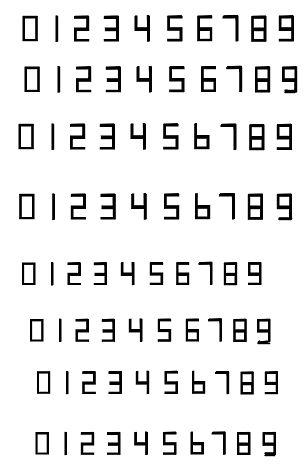
//> input picture training/score board2.png, 308 x 474 px
$ ./Source   (built with g++ and OpenCV 4)
//> lines starting //> are read from the running program, lines starting //| are printed output that depends on the picture; after the words box and inside, x2 and y2 are one past the last pixel; in counts of white or black regions, pixels touching at a corner belong together
// GenData.cpp

#include<opencv2/core/core.hpp>
#include<opencv2/highgui/highgui.hpp>
#include<opencv2/imgproc/imgproc.hpp>
#include<opencv2/ml/ml.hpp>

#include<iostream>
#include<vector>

// global variables ///////////////////////////////////////////////////////////////////////////////
const int MIN_CONTOUR_AREA = 100;

const int RESIZED_IMAGE_WIDTH = 20;
const int RESIZED_IMAGE_HEIGHT = 30;


struct boundingRects_sorter
{
	bool operator ()(const std::vector<cv::Point>& a, const std::vector<cv::Point> & b)
	{
		cv::Rect ra(cv::boundingRect(a));
		cv::Rect rb(cv::boundingRect(b));
		// scale factor for y should be larger than img.width
		return ((ra.x + 10000 * (ra.y / 55 * 55)) < (rb.x + 10000 * (rb.y / 55 * 55)));
	}
};

struct boundingRects_sorter_tb
{
	bool operator ()(const std::vector<cv::Point>& a, const std::vector<cv::Point> & b)
	{
		return (a[0].y  < b[0].y);
	}
};
///////////////////////////////////////////////////////////////////////////////////////////////////
int main() {

	cv::Mat imgTrainingNumbers;         // input image
	cv::Mat imgGrayscale;               //
	cv::Mat imgBlurred;                 // declare various images
	cv::Mat imgThresh;                  //
	cv::Mat imgThreshCopy;              //

	std::vector<std::vector<cv::Point> > contours;        // declare contours vector
	std::vector<std::vector<cv::Point> > boundingRects;

	cv::Mat matClassificationInts;      // these are our training classifications, note we will have to perform some conversions before writing to file later

										// these are our training images, due to the data types that the KNN object KNearest requires, we have to declare a single Mat,
										// then append to it as though it's a vector, also we will have to perform some conversions before writing to file later
	cv::Mat matTrainingImagesAsFlattenedFloats;

	// possible chars we are interested in are digits 0 through 9 and capital letters A through Z, put these in vector intValidChars
	std::vector<int> intValidChars = { '0', '1', '2', '3', '4', '5', '6', '7', '8', '9' };
		/*'A', 'B', 'C', 'D', 'E', 'F', 'G', 'H', 'I', 'J',
		'K', 'L', 'M', 'N', 'O', 'P', 'Q', 'R', 'S', 'T',
		'U', 'V', 'W', 'X', 'Y', 'Z' };*/

	imgTrainingNumbers = cv::imread("score board2.png");          // read in training numbers image
//> imgTrainingNumbers is the input picture: 474 rows x 308 cols, CV_8UC3; min 0, max 255, mean 233.1

	if (imgTrainingNumbers.empty()) {                               // if unable to open image
		std::cout << "error: image not read from file\n\n";         // show error message on command line
		return(0);                                                  // and exit program
	}

	cv::cvtColor(imgTrainingNumbers, imgGrayscale, CV_BGR2GRAY);        // convert to grayscale

	cv::GaussianBlur(imgGrayscale,              // input image
		imgBlurred,                             // output image
		cv::Size(5, 5),                         // smoothing window width and height in pixels
		0);                                     // sigma value, determines how much the image will be blurred, zero makes function choose the sigma value
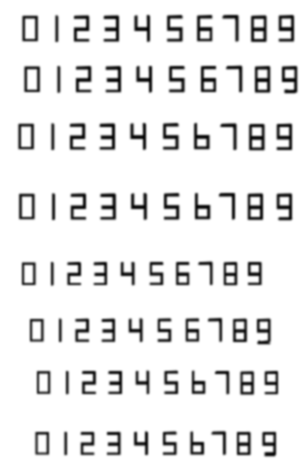
//> imgBlurred: 474 rows x 308 cols, CV_8UC1; min 6, max 255, mean 233.1

												// filter image from grayscale to black and white
	cv::adaptiveThreshold(imgBlurred,           // input image
		imgThresh,                              // output image
		255,                                    // make pixels that pass the threshold full white
		cv::ADAPTIVE_THRESH_GAUSSIAN_C,         // use gaussian rather than mean, seems to give better results
		cv::THRESH_BINARY_INV,                  // invert so foreground will be white, background will be black
		11,                                     // size of a pixel neighborhood used to calculate threshold value
		2);                                     // constant subtracted from the mean or weighted mean
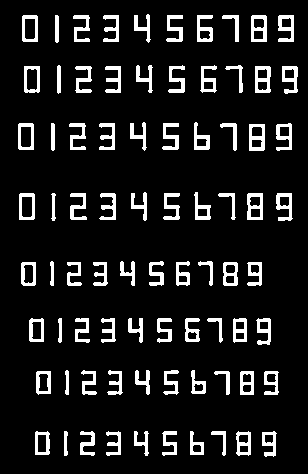
//> imgThresh: 474 rows x 308 cols, CV_8UC1; 10.7% white; 80 white regions

	cv::imshow("imgThresh", imgThresh);         // show threshold image for reference

	imgThreshCopy = imgThresh.clone();          // make a copy of the thresh image, this in necessary b/c findContours modifies the image

	cv::findContours(imgThreshCopy,             // input image, make sure to use a copy since the function will modify this image in the course of finding contours
		contours,                             // output contours
		cv::RETR_EXTERNAL,                      // retrieve the outermost contours only
		cv::CHAIN_APPROX_SIMPLE);               // compress horizontal, vertical, and diagonal segments and leave only their end points
//> contours = 80 contours; largest, box (x1, y1, x2, y2) and area: (249, 124, 265, 151) 390, (251, 15, 267, 42) 389, (19, 193, 35, 220) 388, (18, 123, 34, 150) 388, (22, 15, 38, 42) 388

	for (size_t i = 0; i < contours.size(); ++i)
	{
		cv::Rect _boundingRect = cv::boundingRect(cv::Mat(contours[i]));
		std::vector<cv::Point> pts;
		pts.push_back(cv::Point(_boundingRect.x, _boundingRect.y));
		pts.push_back(cv::Point(_boundingRect.x + _boundingRect.width, _boundingRect.y));
		pts.push_back(cv::Point(_boundingRect.x + _boundingRect.width, _boundingRect.y + _boundingRect.height));
		pts.push_back(cv::Point(_boundingRect.x, _boundingRect.y + _boundingRect.height));
		boundingRects.push_back(pts);
	}
//> this loop made 80 passes
//> after the loop, boundingRects = 80 contours; largest, box (x1, y1, x2, y2) and area: (225, 65, 244, 94) 504, (130, 122, 148, 152) 493, (134, 14, 152, 44) 493, (218, 193, 237, 221) 486, (276, 193, 294, 222) 476

	sort(boundingRects.begin(), boundingRects.end(), boundingRects_sorter());
//> boundingRects = 80 contours; largest, box (x1, y1, x2, y2) and area: (225, 65, 244, 94) 504, (134, 14, 152, 44) 493, (130, 122, 148, 152) 493, (218, 193, 237, 221) 486, (136, 65, 154, 94) 476

	int counter = 0;
	for (size_t i = 0; i < boundingRects.size(); i++) {                           // for each contour
		cv::Rect boundingRect = cv::boundingRect(boundingRects[i]);                // get the bounding rect

		cv::rectangle(imgTrainingNumbers, boundingRect, cv::Scalar(0, 0, 255), 2);      // draw red rectangle around each contour as we ask user for input

		cv::Mat matROI = imgThresh(boundingRect);           // get ROI image of bounding rect

		cv::Mat matROIResized;
		cv::resize(matROI, matROIResized, cv::Size(RESIZED_IMAGE_WIDTH, RESIZED_IMAGE_HEIGHT));     // resize image, this will be more consistent for recognition and storage

		cv::imshow("matROI", matROI);                               // show ROI image for reference
		cv::imshow("matROIResized", matROIResized);                 // show resized ROI image for reference
		cv::imshow("imgTrainingNumbers", imgTrainingNumbers);       // show training numbers image, this will now have red rectangles drawn on it

		int intChar = intValidChars[counter];
		counter++;
		if (counter > 9) counter = 0;
		std::cout << intChar;
		//cv::waitKey(0);           // get key press

		if (intChar == 27) {        // if esc key was pressed
			return(0);              // exit program
		}
		else if (std::find(intValidChars.begin(), intValidChars.end(), intChar) != intValidChars.end()) {     // else if the char is in the list of chars we are looking for . . .

			matClassificationInts.push_back(intChar);       // append classification char to integer list of chars

			cv::Mat matImageFloat;                          // now add the training image (some conversion is necessary first) . . .
			matROIResized.convertTo(matImageFloat, CV_32FC1);       // convert Mat to float

			cv::Mat matImageFlattenedFloat = matImageFloat.reshape(1, 1);       // flatten

			matTrainingImagesAsFlattenedFloats.push_back(matImageFlattenedFloat);       // add to Mat as though it was a vector, this is necessary due to the
																						// data types that KNearest.train accepts
		}   // end if67
	}   // end for
//> this loop made 80 passes
//> boundingRect on passes 1 to 12: Rect(22, 15, 17, 28), Rect(55, 15, 5, 29), Rect(73, 15, 18, 28), Rect(103, 15, 17, 28), Rect(134, 14, 18, 30), Rect(166, 15, 18, 28), Rect(197, 15, 17, 28), Rect(222, 15, 18, 28), Rect(251, 15, 17, 28), Rect(278, 15, 17, 28), Rect(24, 66, 17, 28), Rect(57, 65, 5, 30)
//| 4849505152535455
//> (output is shown up to pass 8 of 80)
//> pass 1, `cv::resize(matROI, matROIResized, cv::Size(RESIZED_IMAGE_WIDTH, RESIZE..`:
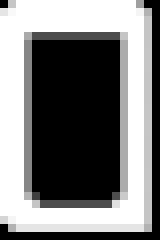
//> matROIResized: 30 rows x 20 cols, CV_8UC1 (shown 8 times larger); min 0, max 255, mean 122.6
//> pass 1, `cv::imshow("imgTrainingNumbers", imgTrainingNumbers);`:
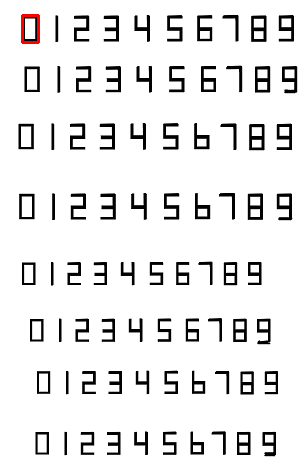
//> window 'imgTrainingNumbers': 474 rows x 308 cols, CV_8UC3; mean B, G, R 232.8, 232.8, 233.3
//> pass 2, `cv::resize(matROI, matROIResized, cv::Size(RESIZED_IMAGE_WIDTH, RESIZE..`:
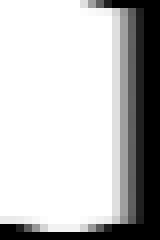
//> matROIResized: 30 rows x 20 cols, CV_8UC1 (shown 8 times larger); min 0, max 255, mean 191.5
//> after the loop:
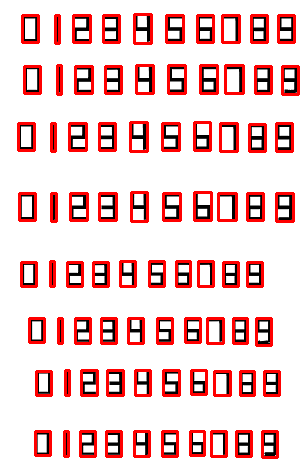
//> imgTrainingNumbers: 474 rows x 308 cols, CV_8UC3; 13.18% of pixels changed, all inside (x1, y1, x2, y2) = (17, 13, 300, 459)
//> after the loop:
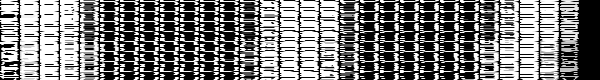
//> matTrainingImagesAsFlattenedFloats: 80 rows x 600 cols, CV_32FC1; min 0, max 255, mean 121
//> after the loop, counter = 0; matClassificationInts = 80 values, max 57 at index 9, min 48 at index 0, mean 52.5

	std::cout << "training complete\n\n";

	// save classifications to file ///////////////////////////////////////////////////////

	cv::FileStorage fsClassifications("classifications.xml", cv::FileStorage::WRITE);           // open the classifications file

	if (fsClassifications.isOpened() == false) {                                                        // if the file was not opened successfully
		std::cout << "error, unable to open training classifications file, exiting program\n\n";        // show error message
		return(0);                                                                                      // and exit program
	}

	fsClassifications << "classifications" << matClassificationInts;        // write classifications into classifications section of classifications file
	fsClassifications.release();                                            // close the classifications file

																			// save training images to file ///////////////////////////////////////////////////////

	cv::FileStorage fsTrainingImages("images.xml", cv::FileStorage::WRITE);         // open the training images file

	if (fsTrainingImages.isOpened() == false) {                                                 // if the file was not opened successfully
		std::cout << "error, unable to open training images file, exiting program\n\n";         // show error message
		return(0);                                                                              // and exit program
	}

	fsTrainingImages << "images" << matTrainingImagesAsFlattenedFloats;         // write training images into images section of images file
	fsTrainingImages.release();                                                 // close the training images file
	cvWaitKey(0);
	return(0);
}
